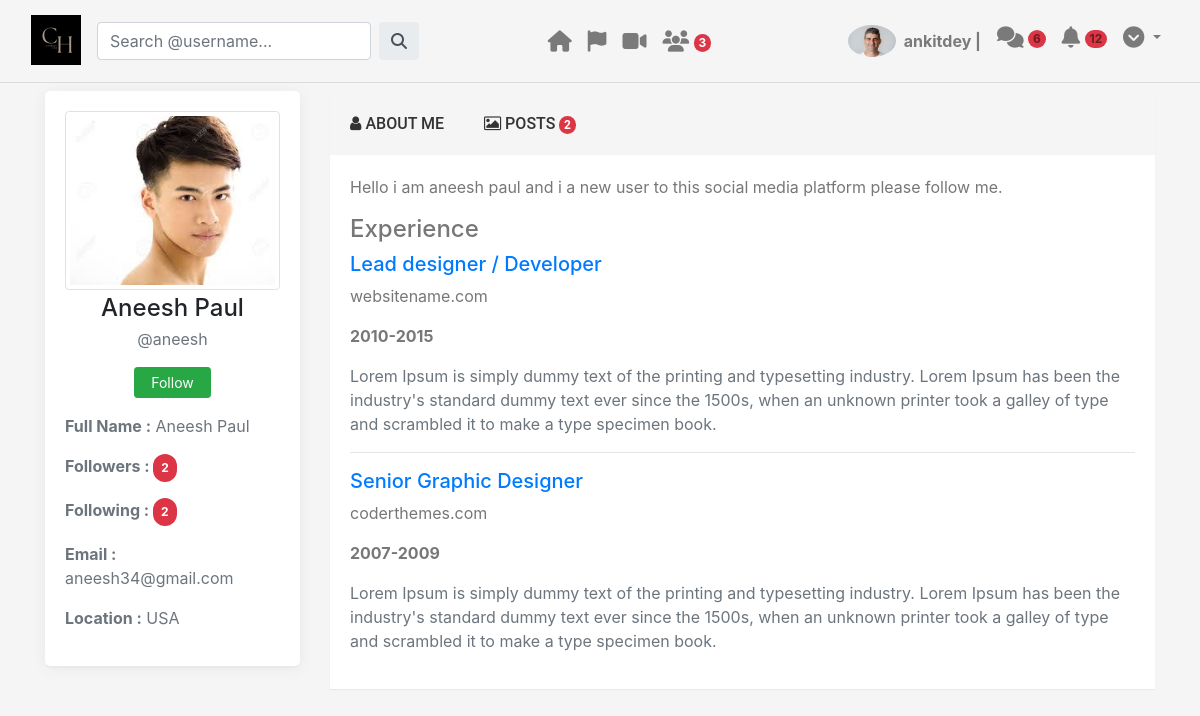
Page /view_individual_user/10/ (signed in) on the committed database.
### social_app/models.py (models this page shows, shortened)
class UserProfile(models.Model):
    user = models.OneToOneField(User, on_delete=models.CASCADE)
    profile_pic = models.ImageField(upload_to="profile_pic", null = True, blank = True)
    profile_desc = models.TextField()
    followers_list = models.BinaryField()
    following_list = models.BinaryField()
    created_at = models.DateTimeField(auto_now = True)
    followers = models.IntegerField(default = 0)
    following = models.IntegerField(default = 0)

### social_app/views.py (the view)
# urls.py: path('view_individual_user/<int:pk>/', view_individual_user, name="view_individual_user"),
def view_individual_user(request, pk):
    current_user_profile = UserProfile.objects.get(user = request.user)
    query_user = UserProfile.objects.get(id = pk)
    if (current_user_profile == query_user):
        return redirect('/update_user_profile/')
    posts = Post.objects.filter(belongs_to = query_user.user)
    is_already_following = False
    following_list = pickle.loads(current_user_profile.following_list)
    if (query_user in following_list):
        is_already_following = True
    no_of_new_users = helper_func(request, 2)
    context = {'user_profile_info': current_user_profile, 'query_user': query_user, 'query_user_posts': posts,
               'no_of_new_users': no_of_new_users, 'is_already_following': is_already_following}
    return render(request, "view_individual_user.html", context = context)

### social_app/views.py (called while the page is built)
def helper_func(request, task_id):
    user_profile = UserProfile.objects.get(user = request.user)
    all_users_available = UserProfile.objects.exclude(user = request.user)
    already_followed_users = pickle.loads(user_profile.following_list)
    users_not_already_following = []
    for user in all_users_available:
        if (user not in already_followed_users):
            users_not_already_following.append(user)
    if (task_id == 1):
        return users_not_already_following
    elif (task_id == 2):
        return len(users_not_already_following)

### templates/view_individual_user.html (shortened to what this page needs)
{% load static %}
<!doctype html>
<html lang="en">
  <head>
    <link rel="stylesheet" href="https://cdn.jsdelivr.net/npm/bootstrap@4.4.1/dist/css/bootstrap.min.css">
    <link rel="stylesheet" href="https://cdnjs.cloudflare.com/ajax/libs/font-awesome/6.5.2/css/all.min.css" />
    <link href="https://maxcdn.bootstrapcdn.com/font-awesome/4.3.0/css/font-awesome.min.css" rel="stylesheet">
    <link rel="stylesheet" href="{% static "css/view_individual_user.css" %}">
  </head>
  <body>
        <nav class="navbar navbar-expand-lg navbar-light bg-body-tertiary">
            <div class="container-fluid justify-content-between">
            <div class="d-flex">
                <a class="navbar-brand me-2 mb-1 d-flex align-items-center" href="#">
                <img
                    src="{% static "image/logo.png" %}"
                    height="50"
                    alt="MDB Logo"
                    loading="lazy"
                    style="margin-top: 2px;"
                />
                </a>
                <form class="input-group w-auto my-auto d-none d-sm-flex" method="post" action="/">
                    <input
                        autocomplete="off"
                        type="search"
                        class="form-control rounded"
                        placeholder="Search @username..."
                        style="min-width: 125px;" required
                    />
                    <button class="input-group-text border-0 d-none d-lg-flex ml-2" type="submit">
                        <i class="fas fa-search"></i
                    ></button>
                </form>
            </div>
            <ul class="navbar-nav flex-row d-none d-md-flex">
                <li class="nav-item me-3 me-lg-1" id="feed">
                <a class="nav-link" href="{% url "feed_page" %}">
                    <span><i class="fas fa-home fa-lg"></i></span>
                </a>
                </li>
                <li class="nav-item me-3 me-lg-1" id="fun_flag">
                <a class="nav-link" href="#">
                    <span><i class="fas fa-flag fa-lg"></i></span>
                </a>
                </li>
                <li class="nav-item me-3 me-lg-1" id="reel_videos">
                <a class="nav-link" href="#">
                    <span><i class="fas fa-video fa-lg"></i></span>
                </a>
                </li>
                <li class="nav-item me-3 me-lg-1" id="friends">
                <a class="nav-link" href="{% url "friend_list" %}">
                    <span><i class="fas fa-users fa-lg"></i></span>
                    <span class="badge rounded-pill badge-notification bg-danger">
                        <span style="color: white;">{{ no_of_new_users }}</span>
                    </span>
                </a>
                </li>
            </ul>
            <ul class="navbar-nav flex-row">
                <li class="nav-item me-3 me-lg-1">
                <a class="nav-link d-sm-flex align-items-sm-center" href="#">
                    <img
                    src="{{ user_profile_info.profile_pic.url }}"
                    class="rounded-circle"
                    height="32"
                    alt="Black and White Portrait of a Man"
                    loading="lazy"
                    />
                    <strong class="d-none d-sm-block ml-2 ">{{ user_profile_info.user.username }} | </strong>
                </a>
                </li>
                <li class="nav-item me-3 me-lg-1">
                <a
                    class="nav-link"
                    href="#"
                    role="button"
                    aria-expanded="false"
                >
                    <i class="fas fa-comments fa-lg"></i>
                    <span class="badge rounded-pill bg-danger">6</span>
                </a>
                </li>
                <li class="nav-item me-3 me-lg-1">
                <a
                    class="nav-link"
                    href="#"
                    role="button"
                    aria-expanded="false"
                >
                    <i class="fas fa-bell fa-lg"></i>
                    <span class="badge rounded-pill badge-notification bg-danger">12</span>
                </a>
                </li>
                <li class="nav-item dropdown me-3 me-lg-1">
                <a
                    data-mdb-dropdown-init
                    class="nav-link dropdown-toggle hidden-arrow"
                    href="#"
                    id="navbarDropdownMenuLink"
                    role="button"
                    aria-expanded="false"
                >
                    <i class="fas fa-chevron-circle-down fa-lg"></i>
                </a>
                </li>
            </ul>
            </div>
        </nav>
        <hr class="py-0 my-0 pb-2" style="color: black;">
            <div class="container">
                <div class="row">
                    <div class="col-lg-3 col-md-4">
                        <div class="text-center card-box">
                            <div class="member-card">
                                <div class="thumb-xl member-thumb m-b-10 center-block">
                                    <img src="{{ query_user.profile_pic.url }}" class="img-circle img-thumbnail" alt="profile-image">
                                </div>
                                <div class="">
                                    <h4 class="m-b-5 mt-1 mb-0 pb-0 pb-1">
                                        {{ query_user.user.first_name }} {{ query_user.user.last_name }}
                                    </h4>
                                    <p class="text-muted">@{{ query_user.user.username }}</p>
                                </div>
                                {% if not is_already_following %}
                                    <a href="{% url "follow_user" query_user.id %}">
                                        <button type="button" class="btn btn-success btn-sm w-sm waves-effect m-t-10 waves-light px-3">
                                            Follow
                                        </button>
                                    </a>
                                {% else %}
                                    <a href="{% url "unfollow_user" query_user.id %}">
                                        <button type="button" class="btn btn-danger btn-sm w-sm waves-effect m-t-10 waves-light px-3">
                                            UnFollow
                                        </button>
                                    </a>
                                {% endif %}
                                <div class="text-left m-t-40 mt-3">
                                    <p class="text-muted font-13"><strong>Full Name :</strong> <span class="m-l-15">
                                        {{ query_user.user.first_name }} {{ query_user.user.last_name }}
                                    </span></p>
                                    <p class="text-muted font-13">
                                        <strong>
                                            Followers :
                                        </strong>
                                        <span class="badge rounded-pill badge-notification bg-danger py-2 px-2">
                                            <span style="color: white; font-size=15px;">{{ query_user.followers }}</span>
                                        </span>
                                    </p>
                                    <p class="text-muted font-13">
                                        <strong>
                                            Following :
                                        </strong>
                                        <span class="badge rounded-pill badge-notification bg-danger py-2 px-2">
                                            <span style="color: white; font-size=15px;">{{ query_user.following }}</span>
                                        </span>
                                    </p>
                                    <p class="text-muted font-13"><strong>Email :</strong> <span class="m-l-15">
                                        {{ query_user.user.email }}
                                    </span></p>
                                    <p class="text-muted font-13"><strong>Location :</strong> <span class="m-l-15">USA</span></p>
                                </div>
                            </div>
                        </div>
                    </div>
                    <div class="col-md-8 col-lg-9">
                        <div class="">
                            <div class="">
                                <ul class="nav nav-tabs navtab-custom py-2">
                                    <li class="">
                                        <a href="#home" data-toggle="tab" aria-expanded="false" style="text-decoration:none;">
                                            <span class="visible-xs"><i class="fa fa-user"></i></span>
                                            <span class="hidden-xs py-2">ABOUT ME</span>
                                        </a>
                                    </li>
                                    <li class="">
                                        <a href="#profile" data-toggle="tab" aria-expanded="false" style="text-decoration:none;">
                                            <span class="visible-xs"><i class="fa fa-photo"></i></span>
                                            <span class="hidden-xs">
                                                POSTS
                                                <span class="badge rounded-pill badge-notification bg-danger">
                                                    <span style="color: white; font-size=15px;">{{ query_user_posts|length }}</span>
                                                </span>
                                            </span>
                                        </a>
                                    </li>
                                </ul>
                                <div class="tab-content">
                                    <div class="tab-pane active" id="home">
                                        <p class="m-b-5">{{ query_user.profile_desc }}</p>
                                        <div class="m-t-30">
                                            <h4>Experience</h4>
                                            <div class=" p-t-10">
                                                <h5 class="text-primary m-b-5">Lead designer / Developer</h5>
                                                <p class="">websitename.com</p>
                                                <p><b>2010-2015</b></p>
                                                <p class="text-muted font-13 m-b-0">Lorem Ipsum is simply dummy text
                                                    of the printing and typesetting industry. Lorem Ipsum has
                                                    been the industry's standard dummy text ever since the
                                                    1500s, when an unknown printer took a galley of type and
                                                    scrambled it to make a type specimen book.
                                                </p>
                                            </div>
                                            <hr>
                                            <div class="">
                                                <h5 class="text-primary m-b-5">Senior Graphic Designer</h5>
                                                <p class="">coderthemes.com</p>
                                                <p><b>2007-2009</b></p>
                                                <p class="text-muted font-13">Lorem Ipsum is simply dummy text
                                                    of the printing and typesetting industry. Lorem Ipsum has
                                                    been the industry's standard dummy text ever since the
                                                    1500s, when an unknown printer took a galley of type and
                                                    scrambled it to make a type specimen book.
                                                </p>
                                            </div>
                                        </div>
                                    </div>
                                </div>
                            </div>
                        </div>
                    </div>
                </div>
            </div>
  </body>
</html>

### static/css/view_individual_user.css (style rules this page uses)
body { background:#f5f5f5; }
.card-box { padding: 20px; box-shadow: 0 2px 15px 0 rgba(0, 0, 0, 0.06), 0 2px 0 0 rgba(0, 0, 0, 0.02); -webkit-border-radius: 5px; border-radius: 5px; -moz-border-radius: 5px; background-clip: padding-box; margin-bottom: 20px; background-color: #ffffff; }
.nav.nav-tabs > li > a { background-color: transparent; border-radius: 0; border: none; color: #333333 !important; cursor: pointer; line-height: 50px; font-weight: 500; padding-left: 20px; padding-right: 20px; font-family: 'Roboto', sans-serif; }
.tab-content { box-shadow: 0 1px 1px rgba(0, 0, 0, 0.05); color: #777777; }
.nav.nav-tabs > li:last-of-type a { margin-right: 0px; }
.nav.nav-tabs { border-bottom: 0; box-shadow: 0 1px 1px rgba(0, 0, 0, 0.05); }
.navtab-custom li { margin-bottom: -2px; }
.navtab-custom li a { border-top: 2px solid transparent !important; }
.nav.nav-tabs + .tab-content { background: #ffffff; margin-bottom: 20px; padding: 20px; }

### rows in the picture
UserProfile: profile_pic (picture), user.username "ankitdey"
UserProfile: profile_pic (picture), user.first_name "Aneesh", user.last_name "Paul", user.username "aneesh", followers "2", following "2", user.email "aneesh34@gmail.com", profile_desc "Hello i am aneesh paul and i a new user to this social media platform please follow me."

### other values in the picture
{{ no_of_new_users }} "3"
{{ query_user_posts|length }} "2"
